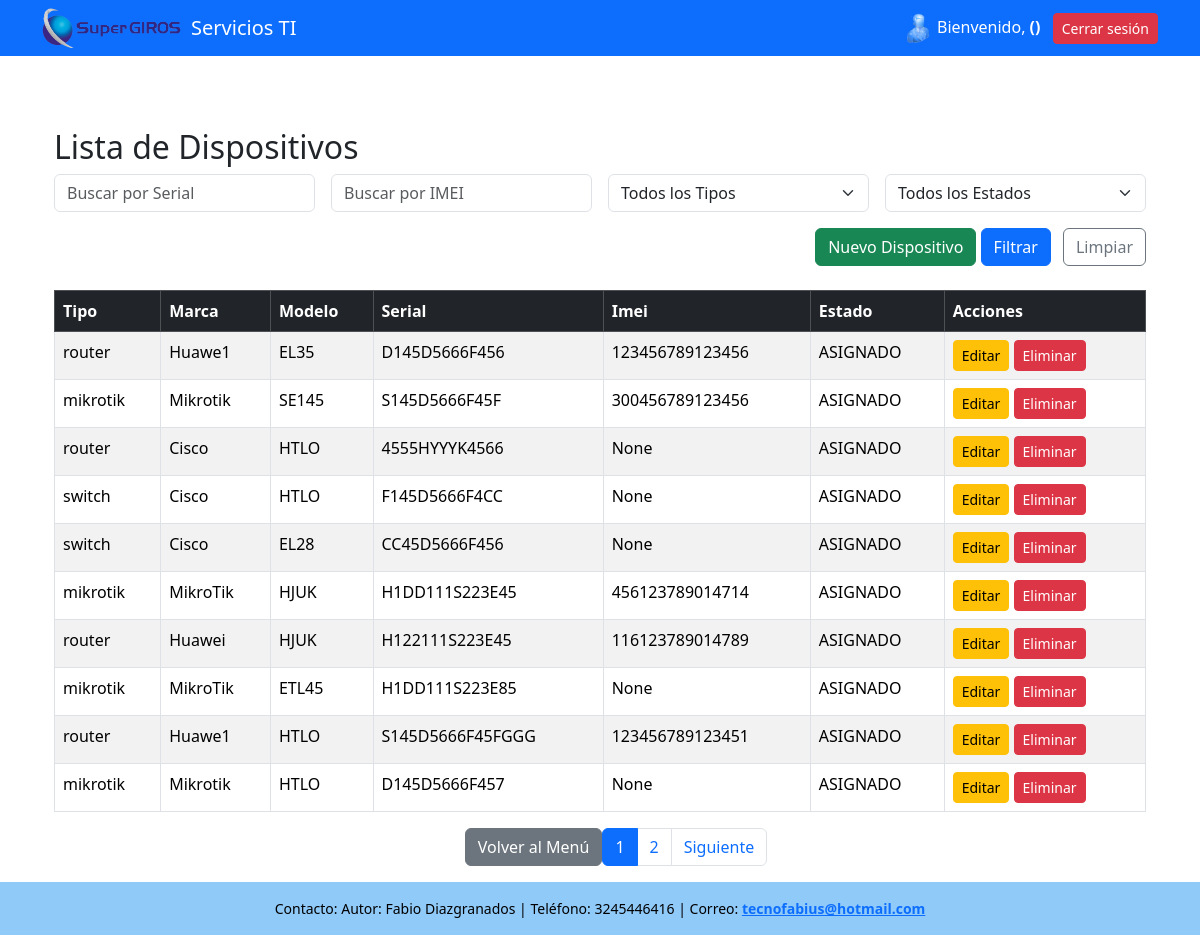
/inventario/ (signed in), run on the app's committed database.
### servicios_ti/models.py (models this page shows, shortened)
class Dispositivo(models.Model):
    TIPOS = [
        ('router', 'Router'),
        ('mikrotik', 'Mikrotik'),
        ('switch', 'Switch'),
        ('radio', 'Radio')
    ]
    OPERADOR = [
        ('tigo', 'Tigo'),
        ('claro', 'Claro'),
        ('movistar', 'Movistar'),
        ('no', 'No')
    ]
    ESTADO = [
        ('SIN_ASIGNAR', 'SIN_ASIGNAR'),
        ('ASIGNADO', 'ASIGNADO'),
    ]
    tipo = models.CharField(max_length=100, choices=TIPOS)
    marca = models.CharField(max_length=100)
    modelo = models.CharField(max_length=100)
    serial = models.CharField(max_length=100,unique=True)
    imei = models.CharField(max_length=15, unique=True, null=True, blank=True)
    operador = models.CharField(max_length=100, choices=OPERADOR)
    numero_sincard = models.CharField(max_length=15,null=True, blank=True, unique=True)
    descripcion = models.TextField(null=True, blank=True)
    estado = models.CharField(max_length=100, choices= ESTADO)

### servicios_ti/views.py (the view)
# urls.py: path('inventario/', views.lista_dispositivos, name='lista_dispositivos'),
def lista_dispositivos(request):
    if 'usuario_id' not in request.session:
        return redirect('login')
    dispositivos = Dispositivo.objects.all()
    serial = request.GET.get('serial')
    imei = request.GET.get('imei')
    tipo = request.GET.get('tipo')
    estado = request.GET.get('estado')
    if serial:
        dispositivos = dispositivos.filter(serial__icontains=serial)
    if imei:
        dispositivos = dispositivos.filter(imei__icontains=imei)
    if tipo:
        dispositivos = dispositivos.filter(tipo=tipo)
    if estado:
        dispositivos = dispositivos.filter(estado=estado)
    paginator = Paginator(dispositivos, 10)  # 10 por página
    page_number = request.GET.get('page')
    page_obj = paginator.get_page(page_number)
    tipos = Dispositivo.objects.values_list('tipo', flat=True).distinct()
    estados = Dispositivo.objects.values_list('estado', flat=True).distinct()
    return render(request, 'list_dispositivos.html', {
        'page_obj': page_obj,
        'tipos': tipos,
        'estados': estados,
        'serial': serial or '',
        'imei': imei or '',
        'tipo': tipo or '',
        'estado': estado or ''
    })

### servicios_ti/templates/list_dispositivos.html (shortened to what this page needs)
{% extends "base.html" %}
{% block content %}
<div class="container mt-5">
    <h2>Lista de Dispositivos</h2>
<form method="get" class="row g-3 mb-4">
    <div class="col-md-3">
        <input type="text" name="serial" placeholder="Buscar por Serial" class="form-control" value="{{ serial }}">
    </div>
    <div class="col-md-3">
        <input type="text" name="imei" placeholder="Buscar por IMEI" class="form-control" value="{{ imei }}">
    </div>
    <div class="col-md-3">
        <select name="tipo" class="form-select">
            <option value="">Todos los Tipos</option>
        </select>
    </div>
    <div class="col-md-3">
        <select name="estado" class="form-select">
            <option value="">Todos los Estados</option>
        </select>
    </div>
    <div class="col-12 text-end">
        <a href="{% url 'crear_dispositivo' %}" class="btn btn-success">Nuevo Dispositivo</a>
        <button type="submit" class="btn btn-primary">Filtrar</button>
        <a href="{% url 'lista_dispositivos' %}" class="btn btn-outline-secondary ms-2">Limpiar</a>
    </div>
</form>
    <table class="table table-bordered table-striped">
        <thead class="table-dark">
            <tr>
                <th>Tipo</th>
                <th>Marca</th>
                <th>Modelo</th>
                <th>Serial</th>
                <th>Imei</th>
                <th>Estado</th>
                <th>Acciones</th>
            </tr>
        </thead>
        <tbody>
            {% for dispositivo in page_obj %}
            <tr>
                <td>{{ dispositivo.tipo }}</td>
                <td>{{ dispositivo.marca }}</td>
                <td>{{ dispositivo.modelo }}</td>
                <td>{{ dispositivo.serial }}</td>
                <td>{{ dispositivo.imei }}</td>
                <td>{{ dispositivo.estado }}</td>
                <td>
                    <a href="{% url 'editar_dispositivo' dispositivo.id %}" class="btn btn-warning btn-sm">Editar</a>
                    <a href="{% url 'eliminar_dispositivo' dispositivo.id %}" class="btn btn-danger btn-sm">Eliminar</a>
                </td>
            </tr>
            {% empty %}
            <tr>
                <td colspan="7" class="text-center">No hay dispositivos encontrados.</td>
            </tr>
            {% endfor %}
        </tbody>
    </table>
    {% if page_obj.has_other_pages %}
    <nav class="d-flex justify-content-center">
        <ul>
        <a href="{% url 'menu' %}" class="btn btn-secondary">Volver al Menú</a>
        </ul>
        <ul class="pagination">
            {% for num in page_obj.paginator.page_range %}
                {% if page_obj.number == num %}
                    <li class="page-item active"><span class="page-link">{{ num }}</span></li>
                {% else %}
                    <li class="page-item">
                        <a class="page-link" href="?page={{ num }}&serial={{ serial }}&imei={{ imei }}">{{ num }}</a>
                    </li>
                {% endif %}
            {% endfor %}
            {% if page_obj.has_next %}
            <li class="page-item">
                <a class="page-link" href="?page={{ page_obj.next_page_number }}&serial={{ serial }}&imei={{ imei }}">Siguiente</a>
            </li>
            {% endif %}
        </ul>
    </nav>
    {% endif %}
</div>
{% endblock %}

### servicios_ti/templates/base.html (style rules this page uses)
html, body { height: 100%; margin: 0; }

### data on the page
Dispositivo: tipo "router", marca "Huawe1", modelo "EL35", serial "D145D5666F456", imei "123456789123456", estado "ASIGNADO"
Dispositivo: tipo "mikrotik", marca "Mikrotik", modelo "SE145", serial "S145D5666F45F", imei "300456789123456", estado "ASIGNADO"
Dispositivo: tipo "router", marca "Cisco", modelo "HTLO", serial "4555HYYYK4566", imei "None", estado "ASIGNADO"
Dispositivo: tipo "switch", marca "Cisco", modelo "HTLO", serial "F145D5666F4CC", imei "None", estado "ASIGNADO"
Dispositivo: tipo "switch", marca "Cisco", modelo "EL28", serial "CC45D5666F456", imei "None", estado "ASIGNADO"
Dispositivo: tipo "mikrotik", marca "MikroTik", modelo "HJUK", serial "H1DD111S223E45", imei "456123789014714", estado "ASIGNADO"
Dispositivo: tipo "router", marca "Huawei", modelo "HJUK", serial "H122111S223E45", imei "116123789014789", estado "ASIGNADO"
Dispositivo: tipo "mikrotik", marca "MikroTik", modelo "ETL45", serial "H1DD111S223E85", imei "None", estado "ASIGNADO"
Dispositivo: tipo "router", marca "Huawe1", modelo "HTLO", serial "S145D5666F45FGGG", imei "123456789123451", estado "ASIGNADO"
Dispositivo: tipo "mikrotik", marca "Mikrotik", modelo "HTLO", serial "D145D5666F457", imei "None", estado "ASIGNADO"

### other printed values
{{ num }} "1"
{{ num }} "2"
